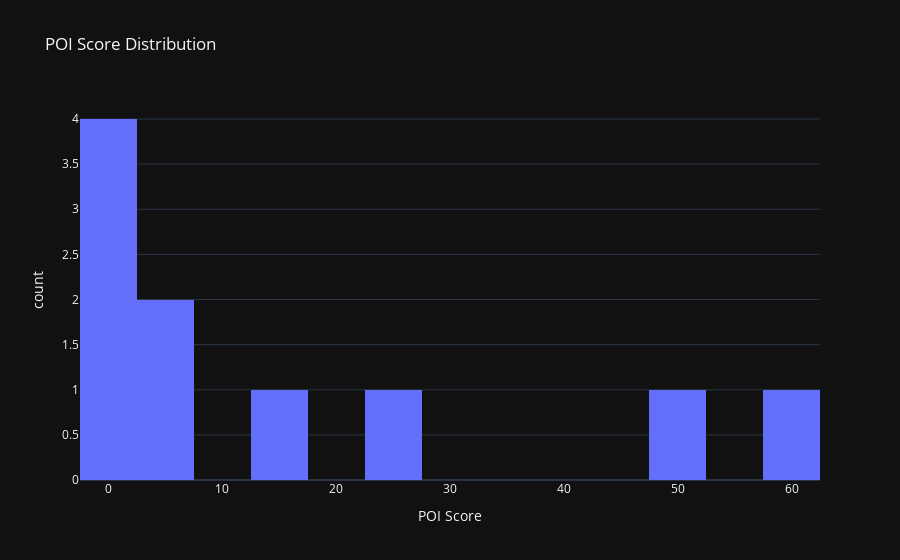
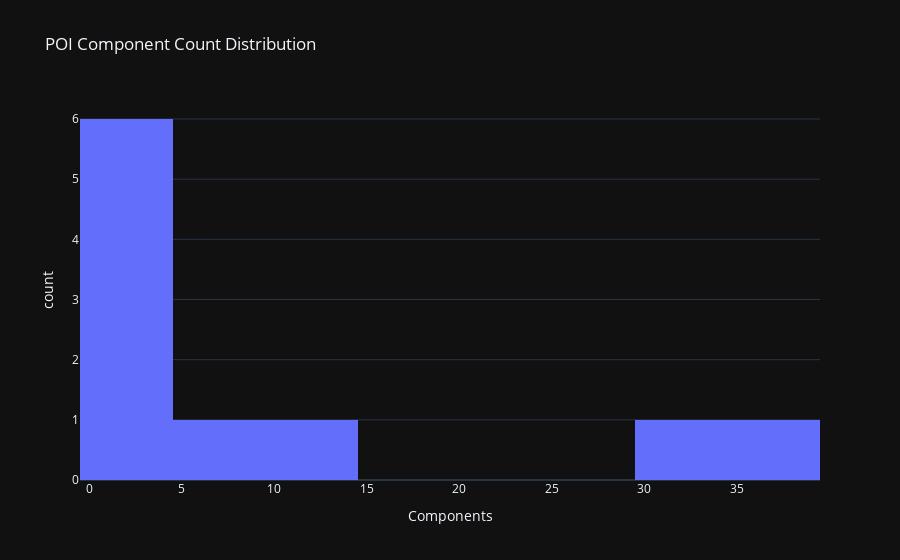

The cell these charts' notebook holds for them, in order:
### Markdown cell above
## Score Distribution

### Code cell
if len(pois) > 0:
    import plotly.express as px

    fig_hist = px.histogram(
        pois, x='score', nbins=20,
        title='POI Score Distribution',
        labels={'score': 'POI Score', 'count': 'Count'},
    )
    fig_hist.show()

    fig_comp = px.histogram(
        pois, x='component_count', nbins=10,
        title='POI Component Count Distribution',
        labels={'component_count': 'Components', 'count': 'Count'},
    )
    fig_comp.show()
else:
    print('No POIs to analyze')

### Figure 1 — Plotly figure (JSON) as saved in the notebook; plotly's stock layout.template omitted (floating-point values rounded to 4 significant figures)
{"data": [{"bingroup": "x", "hovertemplate": "POI Score=%{x}<br>count=%{y}<extra></extra>", "legendgroup": "", "marker": {"color": "#636efa", "pattern": {"shape": ""}}, "name": "", "nbinsx": 20, "orientation": "v", "showlegend": false, "x": [60.0, 48.5, 26.0, 14.5, 5.0, 4.0, 1.5, 1.5, 1.0, 1.0], "xaxis": "x", "yaxis": "y", "type": "histogram"}], "layout": {"xaxis": {"anchor": "y", "domain": [0, 1], "title": {"text": "POI Score"}}, "yaxis": {"anchor": "x", "domain": [0, 1], "title": {"text": "count"}}, "legend": {"tracegroupgap": 0}, "title": {"text": "POI Score Distribution"}, "barmode": "relative"}}

### Figure 2 — Plotly figure (JSON) as saved in the notebook; plotly's stock layout.template omitted (floating-point values rounded to 4 significant figures)
{"data": [{"bingroup": "x", "hovertemplate": "Components=%{x}<br>count=%{y}<extra></extra>", "legendgroup": "", "marker": {"color": "#636efa", "pattern": {"shape": ""}}, "name": "", "nbinsx": 10, "orientation": "v", "showlegend": false, "x": [39, 32, 13, 7, 2, 2, 1, 1, 1, 1], "xaxis": "x", "yaxis": "y", "type": "histogram"}], "layout": {"xaxis": {"anchor": "y", "domain": [0, 1], "title": {"text": "Components"}}, "yaxis": {"anchor": "x", "domain": [0, 1], "title": {"text": "count"}}, "legend": {"tracegroupgap": 0}, "title": {"text": "POI Component Count Distribution"}, "barmode": "relative"}}
